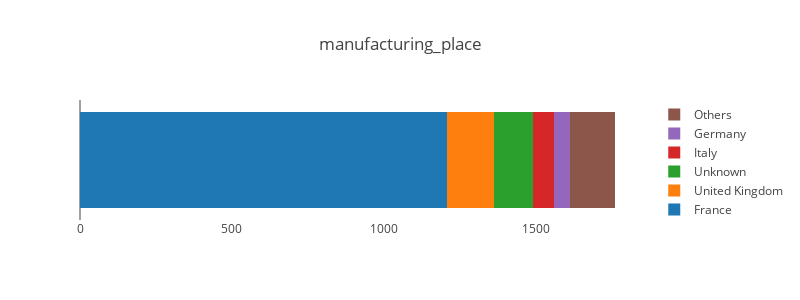

Source (notebook cell):
### Code cell
visualize.plot_column_composition(palm_oil_pd, 'manufacturing_place' )

### Figure 1 — Plotly figure (JSON) as saved in the notebook; plotly's stock layout.template omitted (floating-point values rounded to 4 significant figures)
{"data": [{"name": "France", "orientation": "h", "type": "bar", "uid": "b205408d-4a74-4241-93a8-31a93612d3f7", "x": [1207], "y": [0]}, {"name": "United Kingdom", "orientation": "h", "type": "bar", "uid": "dcd255c2-3510-4b19-93cf-ba4d581c7d79", "x": [156], "y": [0]}, {"name": "Unknown", "orientation": "h", "type": "bar", "uid": "d7abf202-17a7-4634-9f5e-4d00de7606c4", "x": [127], "y": [0]}, {"name": "Italy", "orientation": "h", "type": "bar", "uid": "5fe41eb7-9c91-471c-aa44-7eb753969491", "x": [70], "y": [0]}, {"name": "Germany", "orientation": "h", "type": "bar", "uid": "3432776b-7a3c-4c88-bacd-89f1e9d5810a", "x": [54], "y": [0]}, {"name": "Others", "orientation": "h", "type": "bar", "uid": "1bda26f6-d287-4f13-b2ac-18462cdfd332", "x": [147], "y": [0]}], "layout": {"barmode": "stack", "height": 300, "showlegend": true, "title": "manufacturing_place", "width": 800, "xaxis": {"showgrid": false, "showticklabels": true}, "yaxis": {"showgrid": false, "showline": false, "showticklabels": false, "zeroline": false}}}
